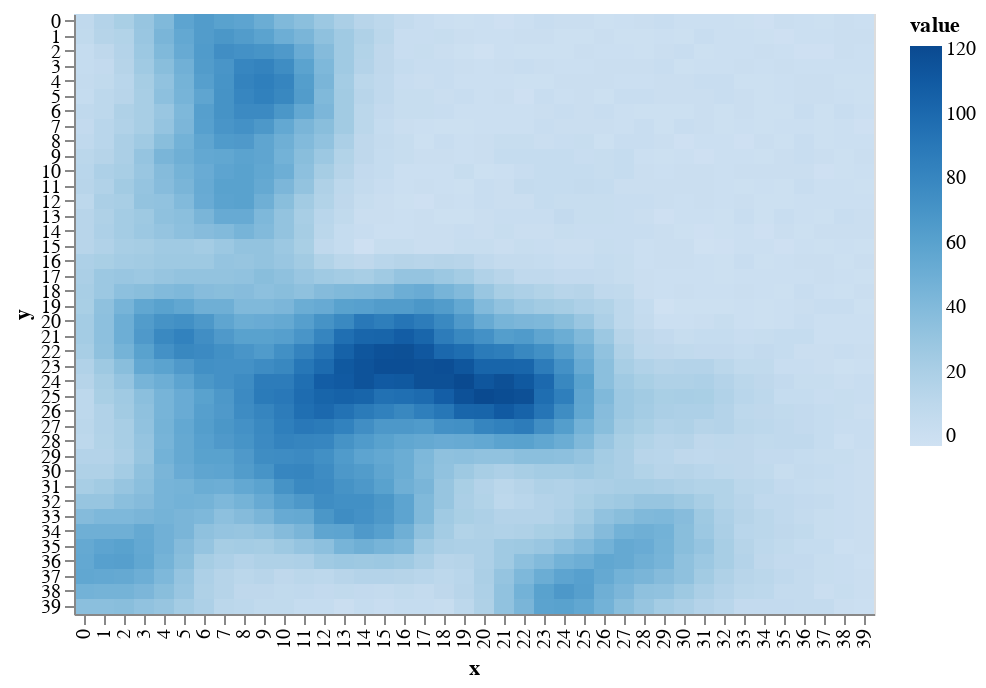

Notebook code for this chart:
### Code cell
draw.drawRainFall(world.grid_rainfall)

### Figure 1 — Vega-Lite specification as saved in the notebook (floating-point values rounded to 4 significant figures; data arrays with more than 128 entries replaced by an {"elided": "..."} marker saying what was removed)
{"$schema": "https://vega.github.io/schema/vega-lite/v2.6.0.json", "config": {"view": {"height": 300, "width": 400}}, "data": {"name": "data-f78b77f4498a23267c62be86355dd1a9"}, "datasets": {"data-f78b77f4498a23267c62be86355dd1a9": {"elided": "1600 records"}}, "encoding": {"color": {"field": "value", "scale": {"scheme": "blues"}, "type": "quantitative"}, "x": {"field": "x", "type": "ordinal"}, "y": {"field": "y", "type": "ordinal"}}, "mark": "rect"}
